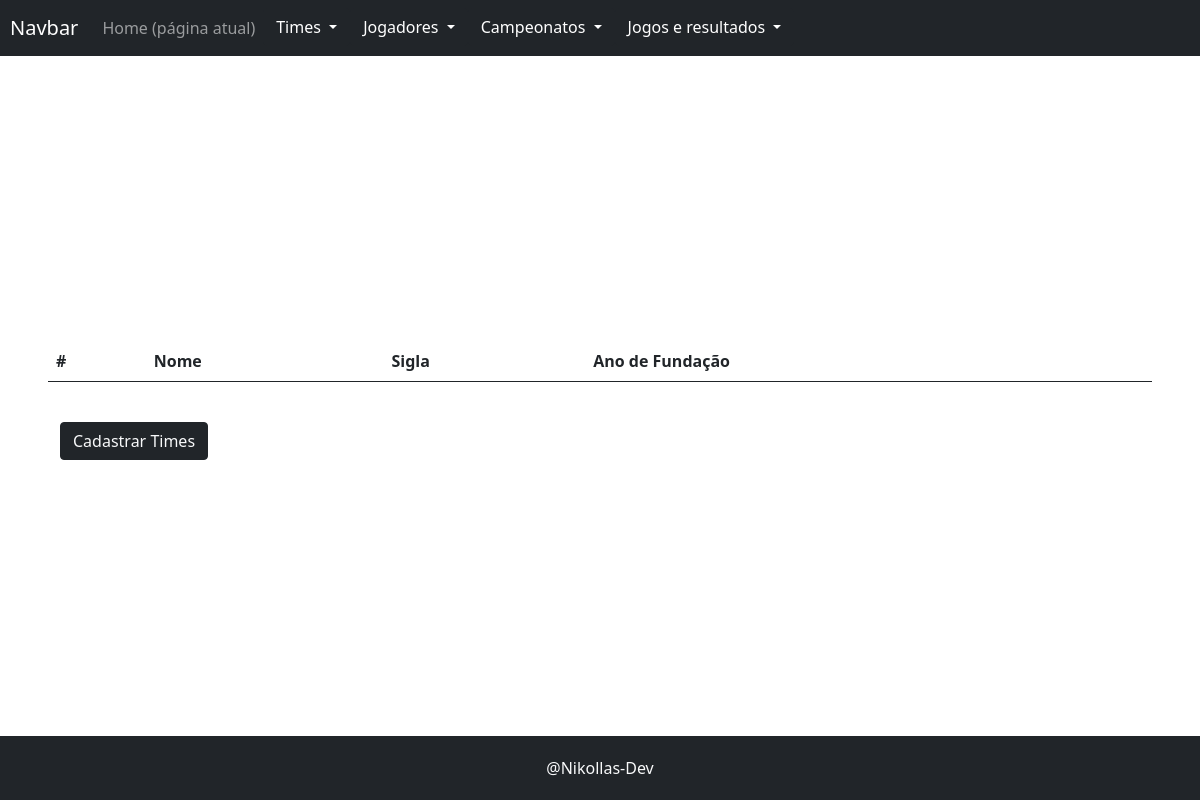
Page /campeonato/src/public/controles/exibir_times.php on the earlier database version.
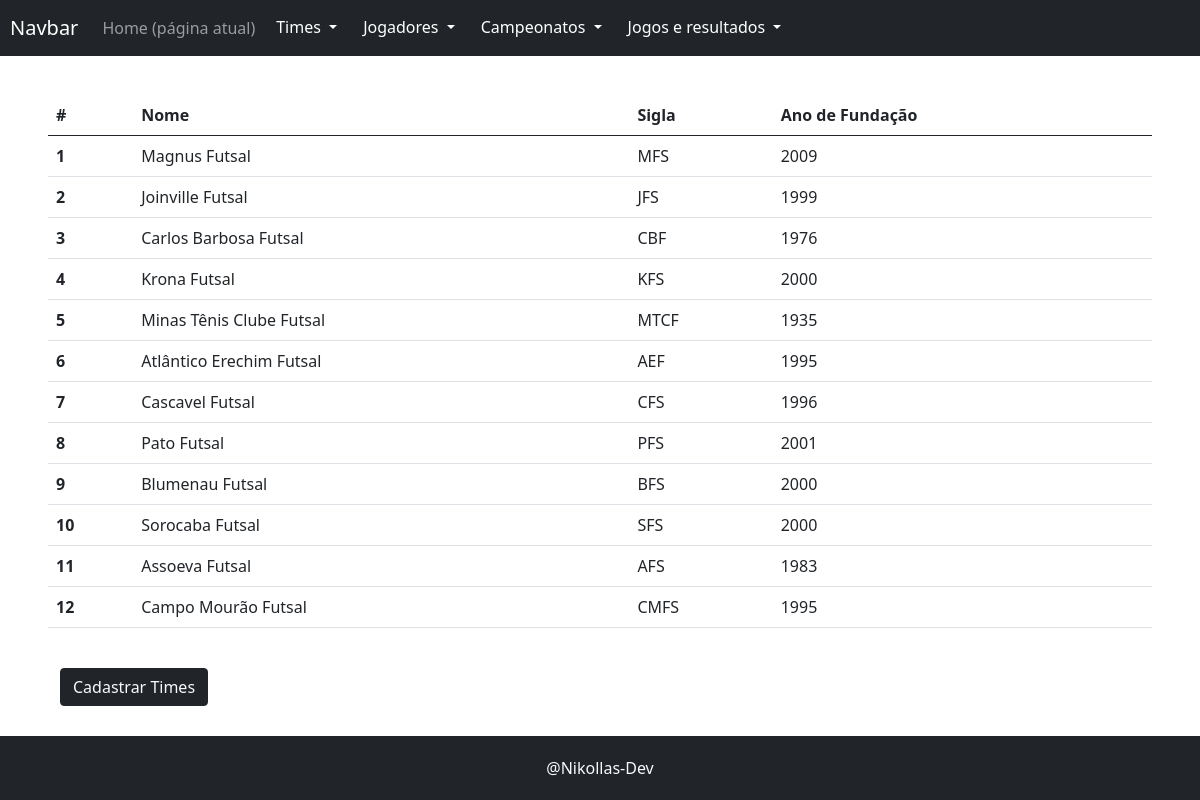
Same page on the later database version.
### tables this page shows
CREATE TABLE IF NOT EXISTS Time  (
    id INT AUTO_INCREMENT PRIMARY KEY,
    nome VARCHAR(100) NOT NULL,
    sigla VARCHAR(11) NOT NULL UNIQUE,
    ano_fundacao INT NOT NULL
);

### campeonato/src/public/configuracoes/config.php (called while the page is built, shortened)
<?php
    include(MODELO."/Banco.php");
    include(MODELO."/Modelo.php");
   function carregarInterface($interface, $dados = []){
        $caminhoArquivo = INTERFACES . "/" . $interface. ".php";
        require_once($caminhoArquivo);
    }
?>

### campeonato/src/public/controles/exibir_times.php (called while the page is built, shortened)
<?
    include('../configuracoes/config.php');
    $times = Time::selectAll();
    carregarInterface('exibir_times', ['times' => $times]);
?>

### campeonato/src/public/modelos/Banco.php (called while the page is built, shortened)
<?php
class Banco
{
    private static function conectarAoBanco()
    {
        $caminho = dirname(realpath('../modelos/')) . "/env.ini";
        $configuracoes = parse_ini_file($caminho);
        $sql_conn = new mysqli($configuracoes['host'], $configuracoes['username'], $configuracoes['password'], $configuracoes['dbname']);
        return $sql_conn;
    }
    public static function obterResultadoDoSql($sql)
    {
        try {
            $sql_conn = static::conectarAoBanco();
            $resultado = $sql_conn->query($sql);
            return $resultado;
        } catch (Exception $excp) {
            return $excp->getMessage();
        }
    }
}

### campeonato/src/public/modelos/Modelo.php (called while the page is built, shortened)
<?php
class Modelo
{
    protected static $nome_tabela = '';
    protected  $valores = [];
    public function __get($chave)
    {
        return $this->valores[$chave];
    }
    public function __set($chave, $valor)
    {
        $this->valores[$chave] = $valor;
    }
    public static function selectAll($colunas = "*", $filtros = [])
    {
        $obejtos = [];
        $resultado = static::select($filtros, $colunas);
        if ($resultado) {
            while ($linha = $resultado->fetch_assoc()) {
                array_push($obejtos, new $class($linha));
            }
        }
        return $obejtos;
    }
    public static function select($filtros = [], $colunas = "*")
    {
        $sql = "SELECT ";
        if ($colunas === "*") {
            $sql .= $colunas;
        } else {
            foreach ($colunas as $col) {
                $sql .= $col . ",";
            }
            $sql[strlen($sql) - 1] = " ";
        }
        $sql .= " FROM " . static::$nome_tabela;
        $resultados = Banco::obterResultadoDoSql($sql);
        return $resultados;
    }
}

### campeonato/src/public/interfaces/exibir_times.php (the view)
<?php require('componentes/cabecalho.php') ?>
<div class="row col-12 table-responsive">
    <table class="table">
        <thead>
            <tr>
                <th scope="col">#</th>
                <th scope="col">Nome</th>
                <th scope="col">Sigla</th>
                <th scope="col">Ano de Fundação</th>
            </tr>
        </thead>
        <tbody>
            <?php foreach ($times as $arr => $time) : ?>
                <tr>
                    <th scope="row"><?= $time->id ?></th>
                    <td><?= $time->nome ?></td>
                    <td><?= $time->sigla ?></td>
                    <td><?= $time->ano_fundacao ?></td>
                </tr>
            <?php endforeach; ?>
        </tbody>
    </table>
    <div class="col-12 mt-4">
            <button type="button" class="btn btn-dark"><a style="text-decoration: none;" class="text-light" href="../controles/cadastrar_times.php" target="_blank">Cadastrar Times</a></button>
    </div>
</div>
<?php require('componentes/rodape.php') ?>

### campeonato/src/public/interfaces/componentes/cabecalho.php (shortened to what this page needs)
<!DOCTYPE html>
<html lang="en">
<head>
    <link rel="stylesheet" href="../css/style.css">
    <link href="https://cdn.jsdelivr.net/npm/bootstrap@5.0.2/dist/css/bootstrap.min.css" rel="stylesheet">
</head>
<body>
    <header class="header">
        <nav class="navbar navbar-expand-lg navbar-dark bg-dark">
                <a class="navbar-brand" href="#">Navbar</a>
            <div class="collapse navbar-collapse" id="navbarScroll">
                <ul class="navbar-nav  navbar-nav-scroll">
                    <li class="nav-item">
                        <a class="nav-link" href="#">Home <span class="sr-only">(página atual)</span></a>
                    </li>
                    <li class="nav-item dropdown">
                        <button class="btn btn-dark btt-sm dropdown-toggle" data-bs-toggle="dropdown" aria-expanded="false">
                            Times
                        </button>
                    </li>
                    <li class="nav-item dropdown">
                        <button class="btn btn-dark btt-sm dropdown-toggle" data-bs-toggle="dropdown" aria-expanded="false">
                            Jogadores
                        </button>
                    </li>
                    <li class="nav-item dropdown">
                        <button class="btn btn-dark btt-sm dropdown-toggle" data-bs-toggle="dropdown" aria-expanded="false">
                            Campeonatos
                        </button>
                    </li>
                    <li class="nav-item dropdown">
                        <button class="btn btn-dark btt-sm dropdown-toggle" data-bs-toggle="dropdown" aria-expanded="false">
                            Jogos e resultados
                        </button>
                    </li>
                </ul>
            </div>
        </nav>
    </header>
    <main class="content d-flex align-items-center justify-content-center px-5">

### campeonato/src/public/interfaces/componentes/rodape.php
</main>
<footer class="footer bg-dark text-light d-flex align-items-center">
        <div class="container d-flex justify-content-center">
            <a>@Nikollas-Dev</a>
        </div>
    </footer>
</body>
</html>

### campeonato/src/public/css/style.css (style rules this page uses)
body { display: grid; grid-template-columns:1fr; grid-template-rows: 64px 1fr 64px; grid-template-areas: "header" "content" "footer" ; height: 100vh; margin: 0; }
header.header { grid-area: header; }
.navbar { padding: 10px; }
main.content { grid-area: content; }
footer.footer { grid-area: footer; background-color: blueviolet; }

Differences in the rows shown:
added time: id "1", nome "Magnus Futsal", sigla "MFS", ano_fundacao "2009"
added time: id "2", nome "Joinville Futsal", sigla "JFS", ano_fundacao "1999"
added time: id "3", nome "Carlos Barbosa Futsal", sigla "CBF", ano_fundacao "1976"
added time: id "4", nome "Krona Futsal", sigla "KFS", ano_fundacao "2000"
added time: id "5", nome "Minas Tênis Clube Futsal", sigla "MTCF", ano_fundacao "1935"
added time: id "6", nome "Atlântico Erechim Futsal", sigla "AEF", ano_fundacao "1995"
added time: id "7", nome "Cascavel Futsal", sigla "CFS", ano_fundacao "1996"
added time: id "8", nome "Pato Futsal", sigla "PFS", ano_fundacao "2001"
added time: id "9", nome "Blumenau Futsal", sigla "BFS", ano_fundacao "2000"
added time: id "10", nome "Sorocaba Futsal", sigla "SFS", ano_fundacao "2000"
added time: id "11", nome "Assoeva Futsal", sigla "AFS", ano_fundacao "1983"
added time: id "12", nome "Campo Mourão Futsal", sigla "CMFS", ano_fundacao "1995"
